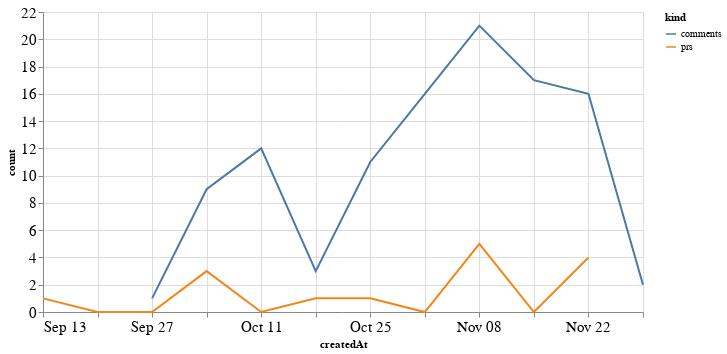

Write notebook code for a chart like this one.
### Code cell
alt.Chart(total_time, width=600).mark_line().encode(
    x='createdAt',
    y='count',
    color='kind'
)

### Figure 1 — Vega-Lite specification as saved in the notebook (floating-point values rounded to 4 significant figures)
{"config": {"axisLeft": {"labelFontSize": 15}, "axisBottom": {"labelFontSize": 15}}, "data": {"name": "data-c062812187d2e758596e1613cf8ff994"}, "mark": "line", "encoding": {"color": {"type": "nominal", "field": "kind"}, "x": {"type": "temporal", "field": "createdAt"}, "y": {"type": "quantitative", "field": "count"}}, "width": 600, "$schema": "https://vega.github.io/schema/vega-lite/v4.8.1.json", "datasets": {"data-c062812187d2e758596e1613cf8ff994": [{"createdAt": "2020-09-13T00:00:00", "kind": "prs", "count": 1.0}, {"createdAt": "2020-09-20T00:00:00", "kind": "prs", "count": 0.0}, {"createdAt": "2020-09-27T00:00:00", "kind": "prs", "count": 0.0}, {"createdAt": "2020-10-04T00:00:00", "kind": "prs", "count": 3.0}, {"createdAt": "2020-10-11T00:00:00", "kind": "prs", "count": 0.0}, {"createdAt": "2020-10-18T00:00:00", "kind": "prs", "count": 1.0}, {"createdAt": "2020-10-25T00:00:00", "kind": "prs", "count": 1.0}, {"createdAt": "2020-11-01T00:00:00", "kind": "prs", "count": 0.0}, {"createdAt": "2020-11-08T00:00:00", "kind": "prs", "count": 5.0}, {"createdAt": "2020-11-15T00:00:00", "kind": "prs", "count": 0.0}, {"createdAt": "2020-11-22T00:00:00", "kind": "prs", "count": 4.0}, {"createdAt": "2020-11-29T00:00:00", "kind": "prs", "count": null}, {"createdAt": "2020-09-13T00:00:00", "kind": "comments", "count": null}, {"createdAt": "2020-09-20T00:00:00", "kind": "comments", "count": null}, {"createdAt": "2020-09-27T00:00:00", "kind": "comments", "count": 1.0}, {"createdAt": "2020-10-04T00:00:00", "kind": "comments", "count": 9.0}, {"createdAt": "2020-10-11T00:00:00", "kind": "comments", "count": 12.0}, {"createdAt": "2020-10-18T00:00:00", "kind": "comments", "count": 3.0}, {"createdAt": "2020-10-25T00:00:00", "kind": "comments", "count": 11.0}, {"createdAt": "2020-11-01T00:00:00", "kind": "comments", "count": 16.0}, {"createdAt": "2020-11-08T00:00:00", "kind": "comments", "count": 21.0}, {"createdAt": "2020-11-15T00:00:00", "kind": "comments", "count": 17.0}, {"createdAt": "2020-11-22T00:00:00", "kind": "comments", "count": 16.0}, {"createdAt": "2020-11-29T00:00:00", "kind": "comments", "count": 2.0}]}}
